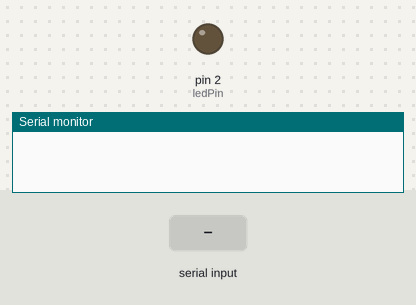
A sketch run on a simulated Arduino Uno, built with avr-gcc and run on an emulated ATmega328P. On the bench: output pins drawn as LEDs (lit = HIGH), the last lines printed to the serial monitor. The inputs (shaded band) are chosen by the test bench.

Above: at 1.2 s.
1.3 s: "ON\n" received over the second serial link
At 2.5 s:
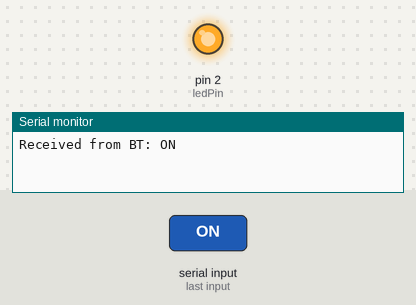
2.8 s: "OFF\n" received over the second serial link
At 3.7 s:
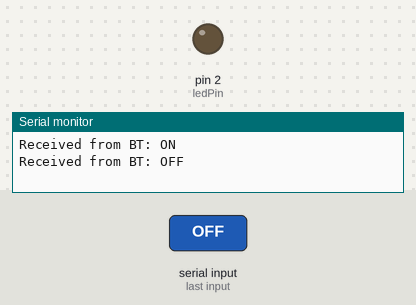
Timing chart, 0 to 5.8 s (numbered marks = the images above; inputs shaded):
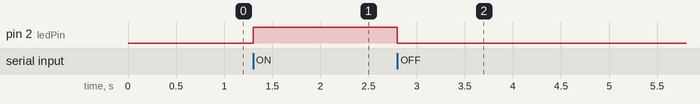

The sketch:

Task3-3.ino
```cpp
#include <SoftwareSerial.h>

// 建立軟體序列埠物件，定義 RX 為 Pin 10, TX 為 Pin 11
SoftwareSerial BTSerial(13, 12);
const int ledPin = 2;

void setup() {
  Serial.begin(9600);   // 保留硬體序列埠，供電腦 USB 監控除錯用
  BTSerial.begin(9600); // 啟動與 HC-05 的藍牙序列通訊 (HC-05 預設鮑率通常為 9600)
  pinMode(ledPin, OUTPUT);
}

void loop() {
  // 改為監聽藍牙序列埠 (BTSerial) 是否有資料傳入
  if (BTSerial.available() > 0) {
    String command = BTSerial.readStringUntil('\n');
    command.trim();

    if (command == "ON") {
      digitalWrite(ledPin, HIGH);
      Serial.println("Received from BT: ON"); // 印到 USB 監控視窗方便除錯
    }
    else if (command == "OFF") {
      digitalWrite(ledPin, LOW);
      Serial.println("Received from BT: OFF");
    }
  }
}
```

Measured:
- after the input at 1.3 s, pin 2 (ledPin): LOW → HIGH at once
- after the input at 2.8 s, pin 2 (ledPin): HIGH → LOW at once
